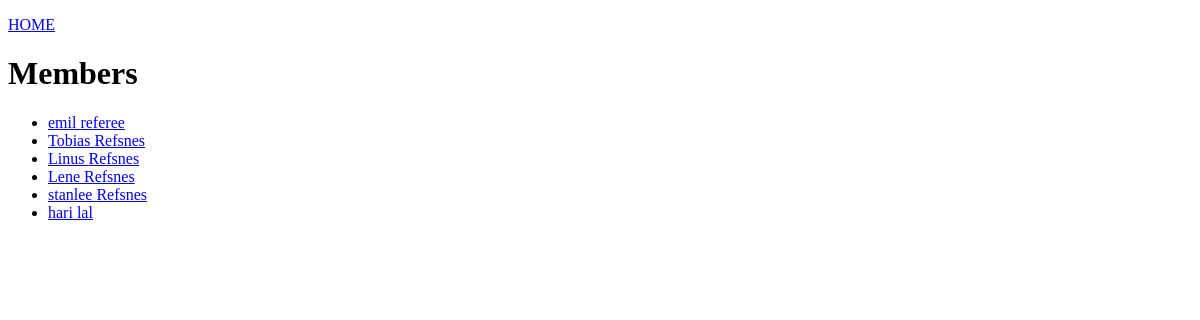
/members/, run on an earlier commit of the app's database.
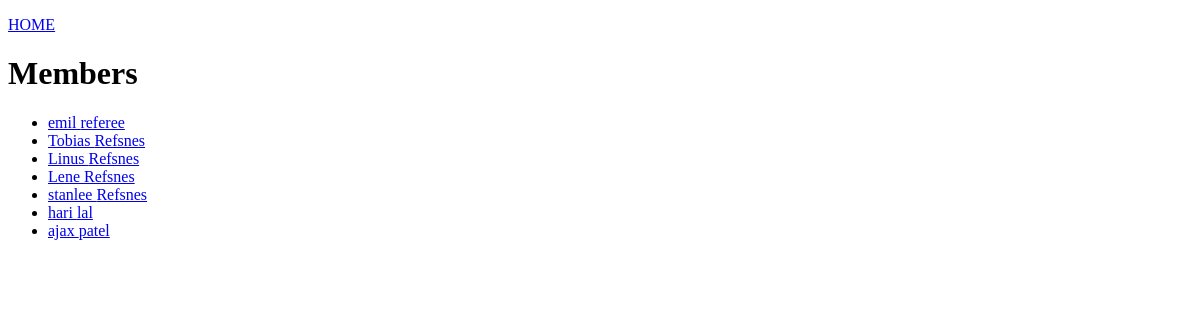
And on a later commit of the database.
### members/models.py (models this page shows, shortened)
class Member(models.Model):
    firstname = models.CharField(max_length=255)
    lastname = models.CharField(max_length=255)
    phone = models.IntegerField(null=True)
    Join_date = models.DateField(null=True)

### members/views.py (the view)
# urls.py: path('members/', views.members, name='members'),
def members(request):
    mymembers = Member.objects.all().values()
    template = loader.get_template('All_member_model_data.html')
    context = {
        'mymembers' : mymembers,
    }
    return HttpResponse(template.render(context,request))

### members/templates/All_member_model_data.html (shortened to what this page needs)
{% extends "master.html" %}
{% block content %}
    <p><a href="/">HOME</a></p>
    <h1>Members</h1>
    <ul>
        {% for x in mymembers %}
        <li><a href="details/{{ x.id }}">{{ x.firstname }} {{ x.lastname }}</a></li>
        {% endfor %}
    </ul>
{% endblock %}

### members/templates/Master.html (shortened to what this page needs)
<!DOCTYPE html>
<html>
<head>
</head>
<body>
    {% block content %}
    {% endblock %}
</body>
</html>

What changed in the data, as far as the page shows it:
added Member: firstname "ajax", lastname "patel"
